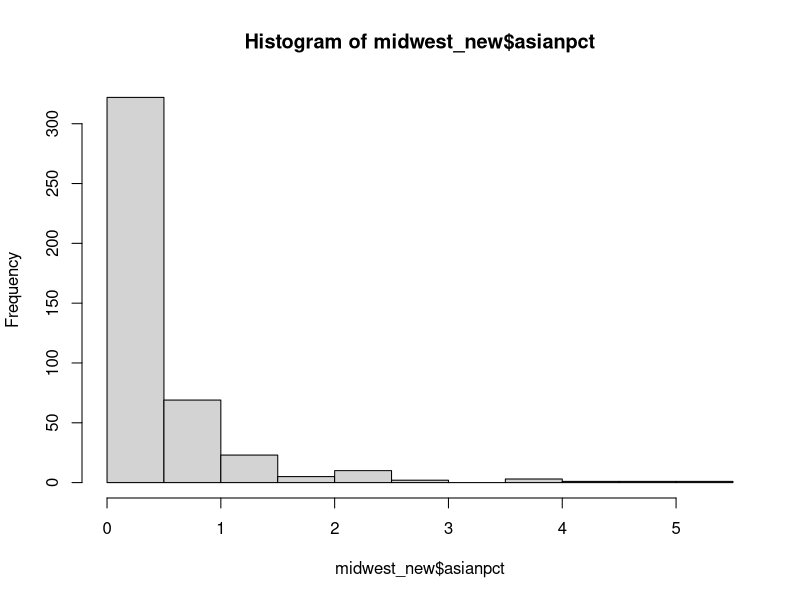
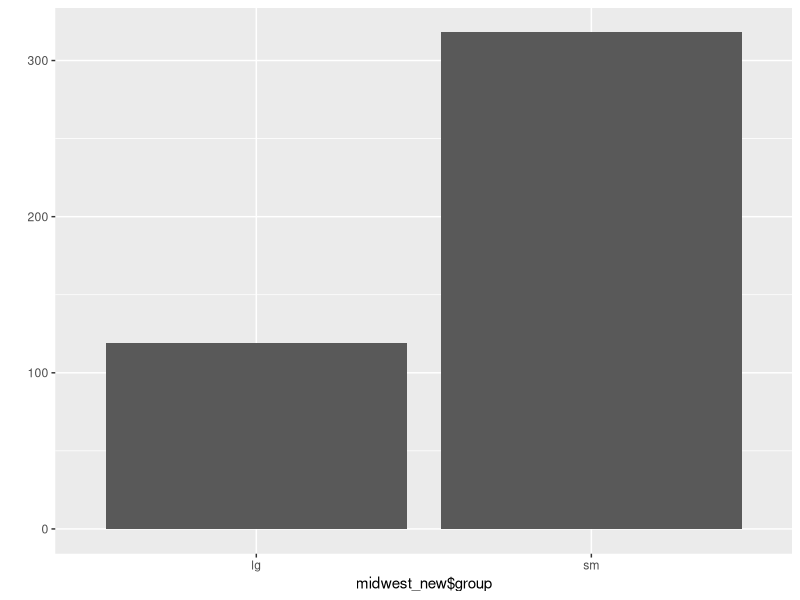

Reproduce these figures in R, in order.
#3 midwest 데이터를 data.frame으로 불러온 후, 데이터의 특징을 설명하시오.

mpg = as.data.frame(ggplot2::mpg)
library(dplyr)
library(ggplot2)
summary(mpg)

library(dplyr)
library(ggplot2)
midwest = as.data.frame(ggplot2::midwest)
head(midwest)
tail(midwest)
View(midwest)
dim(midwest)
str(midwest)
summary(midwest)






#4 poptotal 변수(컬럼)를 total로, popasian 변수를 asian으로 변수명을 변경하는 코드를 작성하시오.

midwest = as.data.frame(ggplot2::midwest)
midwest_new = midwest
midwest_new = rename(midwest_new, total = poptotal )
midwest_new = rename(midwest_new, asian = popasian )

#5 total, asian 변수를 이용해 `전체 인구 대비 아시아계 인구 백분율` 파생변수(asianpct)를 추가하고, 히스토그램을 그려, 도시들이 어떻게 분포하는지 설명하시오.

midwest_new$asianpct = midwest_new$asian/midwest_new$total * 100
hist(midwest_new$asianpct)


#6 아시아계 인구 백분율(asianpct)의 전체 평균을 구하고, 평균을 초과하면 "lg", 그 외는 "sm"을 부여하는 파생변수(asianrate)를 추가하는 코드를 작성하시오.

mean(midwest_new$asianpct)
  ##[1] 0.4872462
midwest_new$group = ifelse(midwest_new$asianpct > 0.4872462, "lg", "sm")

#7 "lg"와 "sm"에 해당하는 지역이 얼마나 되는지 빈도 막대그래프(qplot)을 그려보시오.

table(midwest_new$group)

##  lg   sm
##  119  318

library(ggplot2)
qplot(midwest_new$group)
